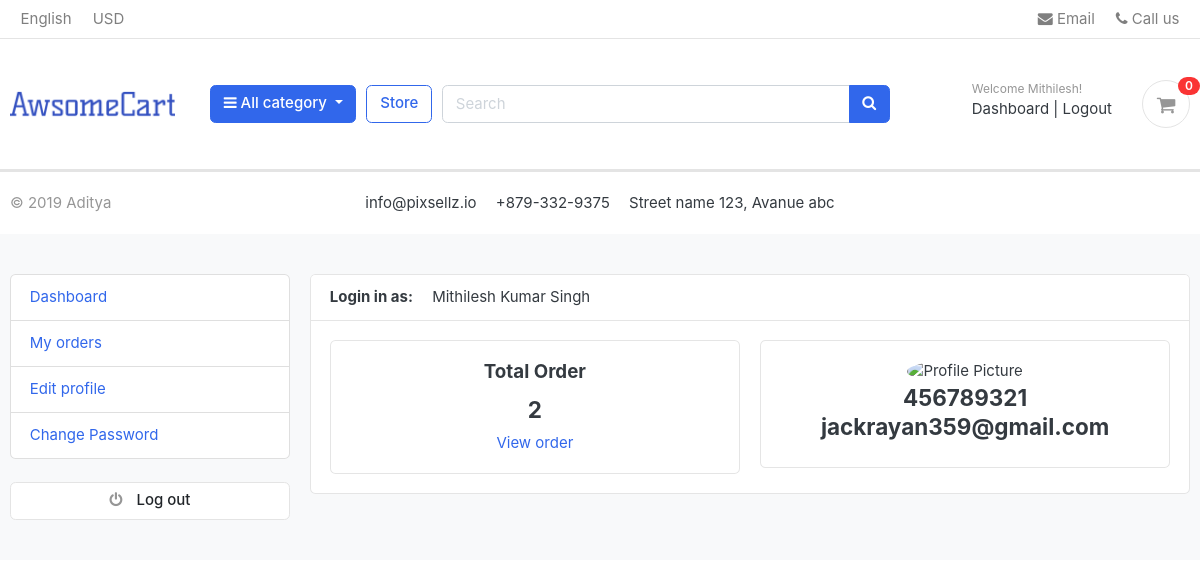
The page /accounts/ (signed in) on the database as committed earlier.
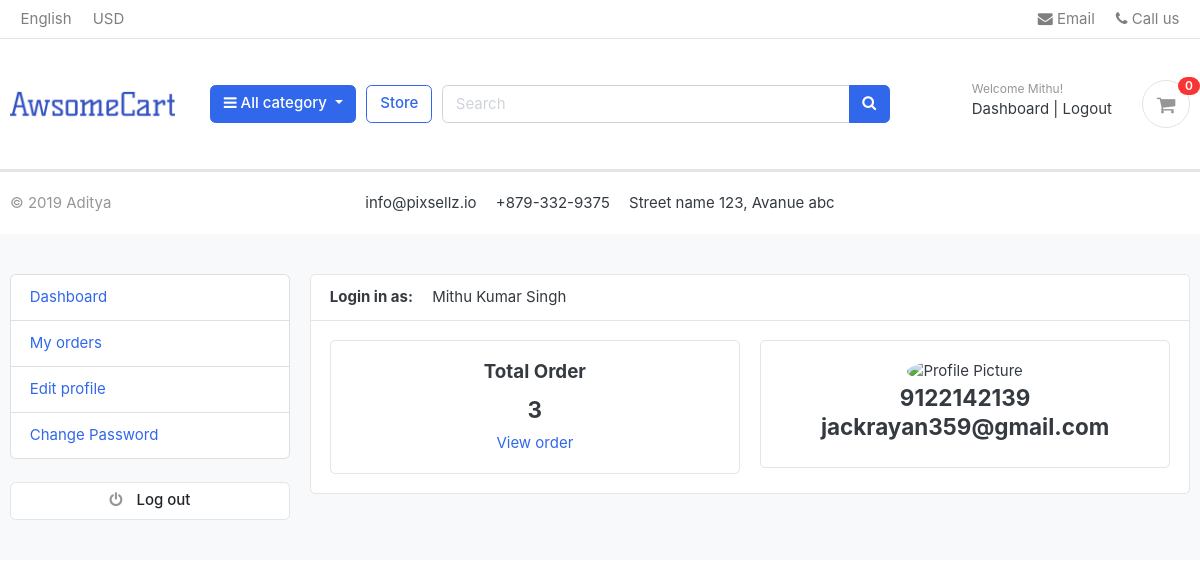
The same page on the database as committed later.
### accounts/models.py (models this page shows, shortened)
class Account(AbstractBaseUser):
    first_name    = models.CharField(max_length=50)
    last_name      = models.CharField(max_length=50)
    username       = models.CharField(max_length=100,unique=True)
    email          = models.EmailField(max_length=100,unique=True)
    phone_number   = models.CharField(max_length=50)
    date_joined       = models.DateTimeField(auto_now=True)
    last_login        = models.DateTimeField(auto_now=True)
    is_admin          = models.BooleanField(default=False)
    is_staff          = models.BooleanField(default=False)
    is_active         = models.BooleanField(default=False)
    is_superadmin     = models.BooleanField(default=False)
    USERNAME_FIELD = 'email'
    REQUIRED_FIELDS = ['username','first_name','last_name']
    objects  =  MyAccountManager()
    def full_name(self):
        return f"{self.first_name} {self.last_name}"

### accounts/views.py (the view)
# urls.py: path('',views.dashboard ,name='dashboard'),
@login_required(login_url='login')
def dashboard(request):
    orders = Order.objects.order_by('-created_at').filter(user_id = request.user.id,is_ordered=True)
    order_count = orders.count()
    context = {
        'order_count':order_count,
    }
    return render(request,'accounts/dashboard.html',context)

### carts/context_processors.py (called while the page is built)
def counter(request):
    cart_count = 0
    if 'admin' in request.path:
        return  {}
    else:
        try:
            cart = Cart.objects.filter(cart_id = _cart_id(request))
            if request.user.is_authenticated:
                cart_items = CartItem.objects.all().filter(user=request.user)
            else:
                cart_items = CartItem.objects.all().filter(cart=cart[:1])
            for cart_item in cart_items:
                cart_count += cart_item.quantity
        except Cart.DoesNotExist:
            cart_count = 0
    return dict(cart_count = cart_count)

### carts/views.py (called while the page is built)
def _cart_id(request):
    cart = request.session.session_key
    if not cart:
        cart = request.session.create()
    return cart

### category/cotext_processors.py (called while the page is built)
def menu_links(request):
    links = Category.objects.all()
    return dict(links=links)

### category/models.py (called while the page is built)
    def get_url(self):
        return reverse('product_by_category',args=[self.slug])

### templates/accounts/dashboard.html (shortened to what this page needs)
{% include 'base.html' %}
{% block content %}
<section class="section-conten padding-y bg">
    <div class="container">
        <div class="row">
            {% include 'includes/dashboard_sidebar.html' %}
            <main class="col-md-9">
                <article class="card">
                    <header class="card-header">
                        <strong class="d-inline-block mr-3">Login in as:</strong>
                        <span>{{user.full_name}}</span>
                    </header>
                    <div class="card-body">
                        <div class="row">
                            <div class="col-md-6" style="text-align: center;">
                                <div class="card">
                                    <div class="card-body">
                                        <h5 class="card-title">Total Order</h5>
                                        <span>
                                            <h4>{{order_count}}</h4>
                                        </span>
                                        <a href="{% url 'my_orders'%}">View order</a>
                                    </div>
                                </div>
                            </div>
                            <div class="col-md-6" style="text-align: center;">
                                <div class="card">
                                    <div class="card-body">
                                        <img src="https://www.w3schools.com/howto/img_avatar.png" alt="Profile Picture"
                                            style="border-radius: 50%; width: 50px; height: 50px; vertical-align: middle;">
                                        <h4 class="mb-0">{{user.phone_number}}</h4>
                                        <h4>{{user.email}}</h4>
                                    </div>
                                </div>
                            </div>
                        </div>
                    </div>
                </article>
            </main>
        </div>
    </div>
</section>
{% endblock %}

### templates/includes/navbar.html (shortened to what this page needs)
{% load static %}
<header class="section-header">
    <nav class="navbar p-md-0 navbar-expand-sm navbar-light border-bottom">
        <div class="container">
            <div class="collapse navbar-collapse" id="navbarTop4">
                <ul class="navbar-nav mr-auto">
                    <li class="nav-item dropdown">
                        <a href="#" class="nav-link"> English </a>
                    </li>
                    <li class="nav-item dropdown">
                        <a href="#" class="nav-link"> USD </a>
                    </li>
                </ul>
                <ul class="navbar-nav">
                    <li><a href="#" class="nav-link"> <i class="fa fa-envelope"></i> Email </a></li>
                    <li><a href="#" class="nav-link"> <i class="fa fa-phone"></i> Call us </a></li>
                </ul>
            </div>
        </div>
    </nav>
    <section class="header-main border-bottom">
        <div class="container">
            <div class="row align-items-center">
                <div class="col-lg-2 col-md-3 col-6">
                    <a href="/" class="brand-wrap">
                        <img class="logo " style="max-height: 100px;" src="{% static '/images/logo1.png' %}">
                    </a>
                </div>
                <div class="col-lg col-sm col-md col-6 flex-grow-0">
                    <div class="category-wrap dropdown d-inline-block float-right">
                        <button type="button" class="btn btn-primary dropdown-toggle" data-toggle="dropdown">
                            <i class="fa fa-bars"></i> All category
                        </button>
                    </div>
                </div>
                <a href="{% url 'store'%}" class="btn btn-outline-primary">Store</a>
                <div class="col-lg  col-md-6 col-sm-12 col">
                    <form action="{% url 'serch' %}" class="search" method="GET">
                        <div class="input-group w-100">
                            <input type="text" class="form-control" style="width:60%;" placeholder="Search" name="keyword">
                            <div class="input-group-append">
                                <button class="btn btn-primary" type="submit">
                                    <i class="fa fa-search"></i>
                                </button>
                            </div>
                        </div>
                    </form>
                </div>
                <div class="col-lg-3 col-sm-6 col-8 order-2 order-lg-3">
                    <div class="d-flex justify-content-end mb-3 mb-lg-0">
                        <div class="widget-header">
                            {% if user.id is None %}
                                <small class="title text-muted">Welcome guest!</small>
                                <div>
                                    <a href="{% url 'login'%}">Sign in</a> <span class="dark-transp"> | </span>
                                    <a href="{% url 'register'%}"> Register</a>
                                </div>
                            {% else %}
                                <small class="title text-muted">Welcome {{user.first_name}}!</small>
                                <div>
                                    <a href="{% url 'dashboard'%}"> Dashboard</a> <span class="dark-transp"> | </span>
                                    <a href="{% url 'logout'%}"> Logout</a>
                                </div>
                            {% endif %}
                        </div>
                        <a href="{% url 'cart'%}" class="widget-header pl-3 ml-3">
                            <div class="icon icon-sm rounded-circle border"><i class="fa fa-shopping-cart"></i>
                            </div>
                            <span class="badge badge-pill badge-danger notify">{{cart_count}}</span>
                        </a>
                    </div>
                </div>
            </div>
        </div>
    </section>
</header>

Rows that differ between the two databases and show on the page:
changed Account "jackrayan359@gmail.com": first_name "Mithilesh" → "Mithu"; full_name "Mithilesh Kumar Singh" → "Mithu Kumar Singh"; phone_number "456789321" → "9122142139"
Other text that changed with them:
{{ order_count }}: "2" → "3"
